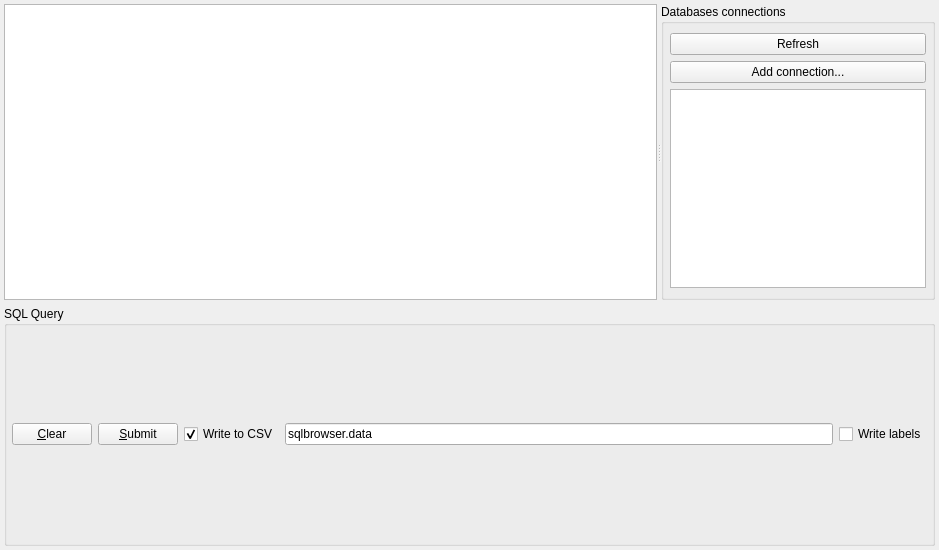
<?xml version="1.0" encoding="UTF-8"?>
<ui version="4.0">
 <class>SqlBrowser</class>
 <widget class="QWidget" name="SqlBrowser">
  <property name="geometry">
   <rect>
    <x>0</x>
    <y>0</y>
    <width>939</width>
    <height>550</height>
   </rect>
  </property>
  <property name="contextMenuPolicy">
   <enum>Qt::ActionsContextMenu</enum>
  </property>
  <property name="windowTitle">
   <string>SQL Browser</string>
  </property>
  <layout class="QVBoxLayout">
   <property name="spacing">
    <number>6</number>
   </property>
   <property name="margin">
    <number>4</number>
   </property>
   <item>
    <widget class="QSplitter" name="splitter_2">
     <property name="sizePolicy">
      <sizepolicy hsizetype="Expanding" vsizetype="Expanding">
       <horstretch>0</horstretch>
       <verstretch>0</verstretch>
      </sizepolicy>
     </property>
     <property name="orientation">
      <enum>Qt::Horizontal</enum>
     </property>
     <widget class="QTableView" name="table">
      <property name="sizePolicy">
       <sizepolicy hsizetype="Expanding" vsizetype="Expanding">
        <horstretch>2</horstretch>
        <verstretch>0</verstretch>
       </sizepolicy>
      </property>
      <property name="contextMenuPolicy">
       <enum>Qt::ActionsContextMenu</enum>
      </property>
      <property name="alternatingRowColors">
       <bool>true</bool>
      </property>
      <property name="selectionBehavior">
       <enum>QAbstractItemView::SelectRows</enum>
      </property>
      <property name="sortingEnabled">
       <bool>true</bool>
      </property>
      <attribute name="horizontalHeaderMinimumSectionSize">
       <number>20</number>
      </attribute>
     </widget>
     <widget class="QGroupBox" name="connectionsGroupBox">
      <property name="title">
       <string>Databases connections</string>
      </property>
      <layout class="QVBoxLayout" name="verticalLayout">
       <property name="leftMargin">
        <number>6</number>
       </property>
       <property name="rightMargin">
        <number>6</number>
       </property>
       <item>
        <widget class="QPushButton" name="mRefreshPushButton">
         <property name="text">
          <string>Refresh</string>
         </property>
        </widget>
       </item>
       <item>
        <widget class="QPushButton" name="mAddConnectionPushButton">
         <property name="text">
          <string>Add connection...</string>
         </property>
        </widget>
       </item>
       <item>
        <widget class="ConnectionWidget" name="connectionWidget">
         <property name="sizePolicy">
          <sizepolicy hsizetype="Minimum" vsizetype="Expanding">
           <horstretch>1</horstretch>
           <verstretch>0</verstretch>
          </sizepolicy>
         </property>
        </widget>
       </item>
      </layout>
     </widget>
    </widget>
   </item>
   <item>
    <widget class="QGroupBox" name="mQueryGroupBox">
     <property name="sizePolicy">
      <sizepolicy hsizetype="Preferred" vsizetype="MinimumExpanding">
       <horstretch>0</horstretch>
       <verstretch>0</verstretch>
      </sizepolicy>
     </property>
     <property name="maximumSize">
      <size>
       <width>16777215</width>
       <height>240</height>
      </size>
     </property>
     <property name="title">
      <string>SQL Query</string>
     </property>
     <layout class="QVBoxLayout">
      <property name="spacing">
       <number>6</number>
      </property>
      <property name="margin">
       <number>4</number>
      </property>
      <item>
       <layout class="QHBoxLayout">
        <property name="spacing">
         <number>6</number>
        </property>
        <property name="margin">
         <number>1</number>
        </property>
        <item>
         <widget class="QPushButton" name="clearButton">
          <property name="text">
           <string>&amp;Clear</string>
          </property>
         </widget>
        </item>
        <item>
         <widget class="QPushButton" name="submitButton">
          <property name="toolTip">
           <string>Ctrl+Enter</string>
          </property>
          <property name="text">
           <string>&amp;Submit</string>
          </property>
         </widget>
        </item>
        <item>
         <widget class="QCheckBox" name="mToCSVcheckBox">
          <property name="text">
           <string>Write to CSV</string>
          </property>
          <property name="checked">
           <bool>true</bool>
          </property>
         </widget>
        </item>
        <item>
         <widget class="QLineEdit" name="lineEdit">
          <property name="text">
           <string>sqlbrowser.data</string>
          </property>
         </widget>
        </item>
        <item>
         <widget class="QCheckBox" name="mWriteLabelsInCVCheckBox">
          <property name="toolTip">
           <string>Write labels (columns names) in the first row </string>
          </property>
          <property name="text">
           <string>Write labels</string>
          </property>
         </widget>
        </item>
       </layout>
      </item>
     </layout>
    </widget>
   </item>
  </layout>
  <action name="insertRowAction">
   <property name="enabled">
    <bool>false</bool>
   </property>
   <property name="text">
    <string>&amp;Insert Row</string>
   </property>
   <property name="statusTip">
    <string>Inserts a new Row</string>
   </property>
  </action>
  <action name="deleteRowAction">
   <property name="enabled">
    <bool>false</bool>
   </property>
   <property name="text">
    <string>&amp;Delete Row</string>
   </property>
   <property name="statusTip">
    <string>Deletes the current Row</string>
   </property>
  </action>
  <action name="actionCopy">
   <property name="text">
    <string>&amp;Copy</string>
   </property>
  </action>
 </widget>
 <customwidgets>
  <customwidget>
   <class>ConnectionWidget</class>
   <extends>QTreeView</extends>
   <header>connectionwidget.h</header>
  </customwidget>
 </customwidgets>
 <tabstops>
  <tabstop>clearButton</tabstop>
  <tabstop>submitButton</tabstop>
  <tabstop>table</tabstop>
 </tabstops>
 <resources/>
 <connections/>
</ui>
